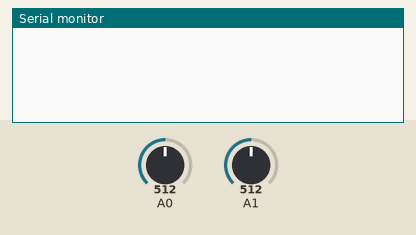
Bench run of a sketch on a simulated Arduino Uno, built with avr-gcc and run on an emulated ATmega328P. Shown: the last lines printed to the serial monitor. The inputs (shaded band) are chosen by the test bench; at power-on: A0 = 512, A1 = 512.

Above: at 1.2 s.
1.3 s: A0 set to 716
At 1.3 s:
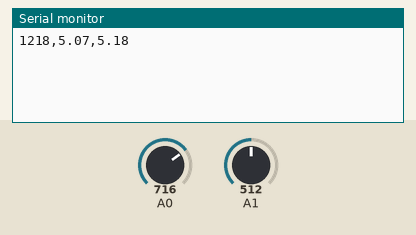
2.8 s: A1 set to 716
At 4.1 s:
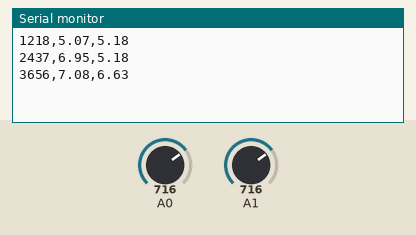
4.3 s: A0 set to 900
At 5.6 s:
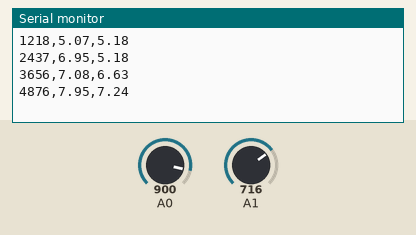
5.8 s: A1 set to 900
At 7.1 s:
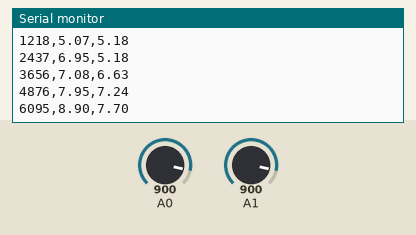
Timing chart, 0 to 8.3 s (numbered marks = the images above; inputs shaded):
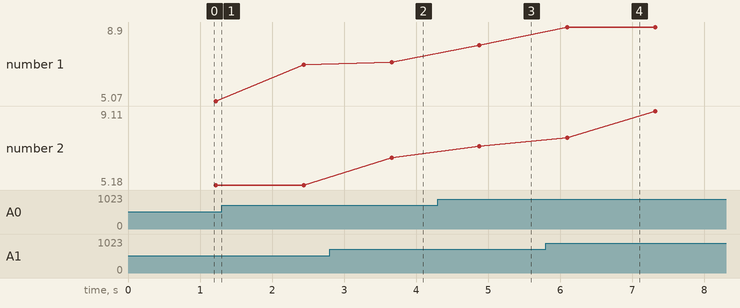

Measured:
- after the input at 2.8 s, the serial monitor: prints a new line after 0.86 s (image 2)
- after the input at 4.3 s, the serial monitor: prints a new line after 0.58 s (image 3)
- after the input at 5.8 s, the serial monitor: prints a new line after 0.30 s (image 4)
- plotted number 1: 5.07 → 6.95 after the input at 1.3 s, 7.08 → 7.95 after the input at 4.3 s
- plotted number 2: 5.18 → 6.63 after the input at 2.8 s, 7.24 → 9.11 after the input at 5.8 s

The sketch:

battery_check.ino
```cpp
void setup() {
  // put your setup code here, to run once:
  Serial.begin(19200);
  pinMode(A0, INPUT);
  pinMode(A1, INPUT);
}

void loop() {
  // put your main code here, to run repeatedly:
  uint32_t val0 = 0;
  uint32_t val1 = 0;
  for (int i = 0 ; i < 1000 ; i++ ) {
    val0 += analogRead(A0);
    val1 += analogRead(A1);
    delay(1);
  }
  float v0 = val0 / 1000.0 / 1024;
  float v1 = val1 / 1000.0 / 1024;

  v1 *= 7.77 / 0.75;
  v0 *= 7.70 / 0.76;

  Serial.print(millis());
  Serial.print(",");
  Serial.print(v0);
  Serial.print(",");
  Serial.print(v1);
  Serial.println();
}
```
